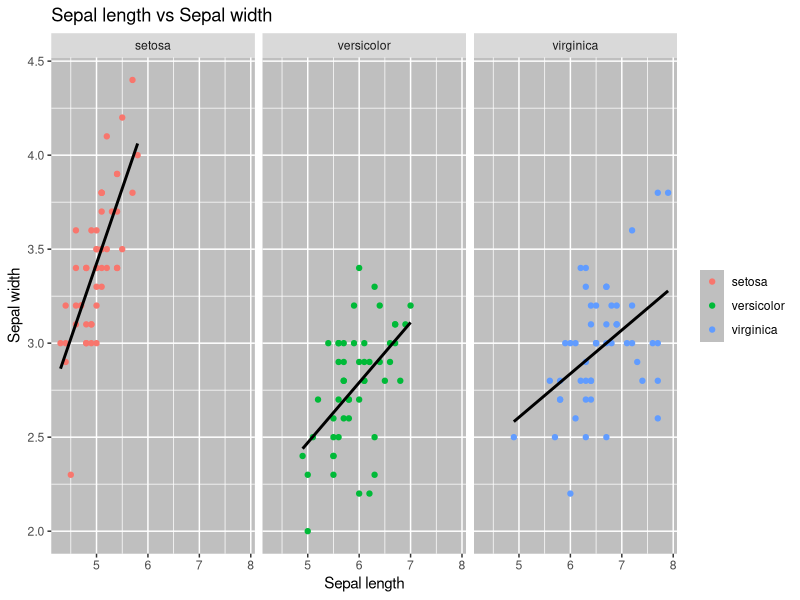

The R script that drew this image:
#load in libraries
library(ggplot2)

#load in built in dataset
data <- iris

#basic scatter plot
g <- ggplot(data,
            aes(Sepal.Length,
                Sepal.Width,
                color= factor(Species))) +
    geom_point()
#   geom_point(color = "blue")

#lets get a title and axis labels in the mix
g <- g + labs(x = "Sepal length",
              y = "Sepal width",
              title = "Sepal length vs Sepal width")

#lets say we want to then color the graph by species of iris
#color is then specified in aes because it is a function of the dataset
#otherwise color would be specified in geom_point()


#legend title is ugly
g <- g + theme(legend.title = element_blank())

#and the legend dots are tiny

#much better

#shall we change the background color?
g <- g + theme(panel.background = element_rect(fill = "grey75"))

#hm you know I changed my mind about all the species being on one graph, lets put it on three
g <- g + facet_wrap(~Species, nrow = 1)

#lets add a line to those plots!
#g <- g + stat_smooth()

#that isn't quite what we were looking for, lets do a best fit instead
g <- g + stat_smooth(method = "lm",
                     se = FALSE,
                     col = "black")

# g <- g + geom_smooth()

#you can get all sorts of funky themes in the mix
#https://github.com/jrnold/ggthemes
library(ggthemes)

# g <- g + theme_economist() + scale_colour_economist()

#NEAT

#plotting
g
